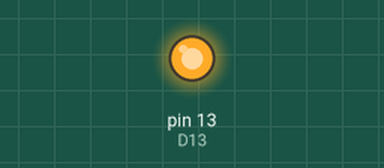
Simulated run of this sketch. Board: Arduino Uno, built with avr-gcc and run on an emulated ATmega328P. Shown: output pins drawn as LEDs (lit = HIGH). Sleep ends after the set time or at an interrupt; pins used as bus, display or sensor lines are not drawn. At 0.7 s the program stops and its outputs stay as they are.

Above: at 0.1 s.
At 0.6 s:
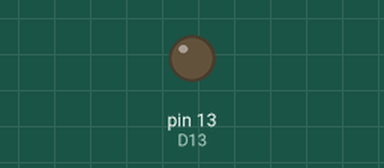
Timing chart, 0 to 2.1 s (numbered marks = the images above):
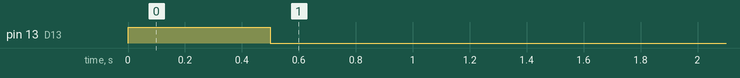

The sketch:

send_pronto_code.ino
```cpp
#include <avr/sleep.h>
#include <avr/pgmspace.h>

#define D9 9
#define D13 13

void setup() {
  pinMode(D9, OUTPUT);
  digitalWrite(D9, LOW);
  pinMode(D13, OUTPUT);
  digitalWrite(D13, HIGH);
  /* wait for things to stabilize */
  delay(500);
  /* OK,0x going now */
  digitalWrite(D13, LOW);
}

/* put codes in program memory to save on RAM */
static uint16_t const vizio_on[] PROGMEM = {
  0x0000, 0x006D, 0x0022, 0x0002,
  0x0157, 0x00AC, 0x0015, 0x0016, 0x0015, 0x0016, 0x0015, 0x0041, 0x0015, 0x0016, 0x0015, 0x0016, 0x0015, 0x0016, 0x0015, 0x0016,
  0x0015, 0x0016, 0x0015, 0x0041, 0x0015, 0x0041, 0x0015, 0x0016, 0x0015, 0x0041, 0x0015, 0x0041, 0x0015, 0x0041, 0x0015, 0x0041,
  0x0015, 0x0041, 0x0015, 0x0016, 0x0015, 0x0041, 0x0015, 0x0016, 0x0015, 0x0041, 0x0015, 0x0016, 0x0015, 0x0041, 0x0015, 0x0016,
  0x0015, 0x0016, 0x0015, 0x0041, 0x0015, 0x0016, 0x0015, 0x0041, 0x0015, 0x0016, 0x0015, 0x0041, 0x0015, 0x0016, 0x0015, 0x0041,
  0x0015, 0x0041, 0x0015, 0x0689, 0x0157, 0x0056, 0x0015, 0x0E94
};

/* make sure no code is longer than 128 words! */
uint16_t send_buf[128];

void sendCode(uint16_t const *code) {
  memcpy_P(send_buf, code, 2 * 4);
  memcpy_P(&send_buf[4], code + 4, code[2] * 2 * 2);
  memcpy_P(&send_buf[4 + code[2] * 2], code + 4 + code[2] * 2, code[3] * 2 * 2);

  uint16_t usHalf = 500000 * code[1] / 4145146;

  cli();
  for (int w = 0, n = send_buf[2] * 2; w != n; w += 2) {
    for (int p = 0, q = send_buf[4 + w]; p != q; ++p) {
      PORTB |= 0x2;
      delayMicroseconds(usHalf);
      PORTB &= ~0x2;
      delayMicroseconds(usHalf);
    }
    PORTB &= ~0x2;
    for (int p = 0, q = send_buf[4 + w + 1]; p != q; ++p) {
      delayMicroseconds(usHalf);
      delayMicroseconds(usHalf);
    }
  }
  for (int w = 0, n = send_buf[3] * 2; w != n; w += 2) {
    for (int p = 0, q = send_buf[4 + send_buf[2] * 2 + w]; p != q; ++p) {
      PORTB |= 0x2;
      delayMicroseconds(usHalf);
      PORTB &= ~0x2;
      delayMicroseconds(usHalf);
    }
    PORTB &= ~0x2;
    for (int p = 0, q = send_buf[4 + send_buf[2] * 2 + w + 1]; p != q; ++p) {
      delayMicroseconds(usHalf);
      delayMicroseconds(usHalf);
    }
  }
  sei();
}

bool sent = false;

void loop() {
  if (!sent) {
    sendCode(vizio_on);
    sent = true;
  }
  //  SLEEP FOREVAR!
  cli();
  sleep_enable();
  sleep_cpu();
  /* did I wake up from sleep? */
  digitalWrite(D13, HIGH);
}
```
